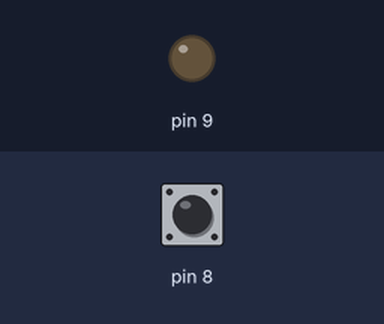
This sketch was run on a simulated Arduino Uno, built with avr-gcc and run on an emulated ATmega328P. Parts: output pins drawn as LEDs (lit = HIGH). The inputs (shaded band) are chosen by the test bench; at power-on: pin 8 HIGH.

Above: at 5.0 s.
5.1 s: pin 8 pulled LOW for 0.15 s
At 5.17 s:
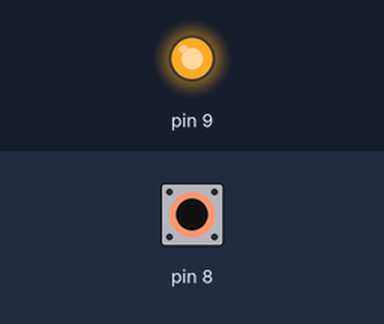
6.7 s: pin 8 pulled LOW for 3.2 s
At 10.9 s:
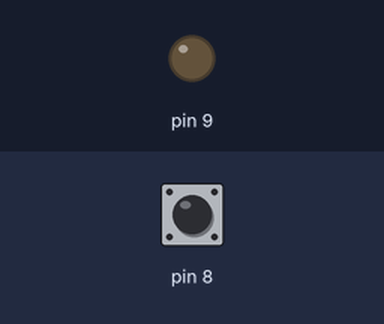
Timing chart, 0 to 12.4 s (numbered marks = the images above; inputs shaded):
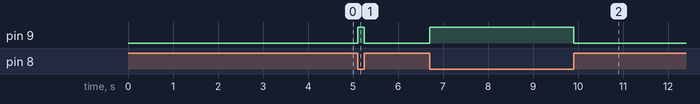

The sketch:

lecture-2_3.ino
```cpp
#include<avr/io.h>
#include<avr/interrupt.h>
#include<util/delay.h>

ISR(PCINT0_vect){
  PORTB ^= (1 <<1);
  _delay_ms(100);
}

int main(){

  cli();

  DDRB |= (1 << 1); // SAIDA
  DDRB &= ~(1 << 0); // ENTRADA

  PORTB &= ~(1 << 1); // output low
  PORTB |= (1 << 0); // input pull-up

  PCICR |= (1 << 0); // PCIE0 habilitado
  PCMSK0 |= (1 << 0); // PCINT0 (1 << PCINT0)

  sei();
  while(1){;;}
  return 0;
}
```

Measured:
- after the input at 5.1 s, pin 9: LOW → HIGH at once, → LOW 0.15 s later
- after the input at 6.7 s, pin 9: LOW → HIGH at once, → LOW 3.2 s later
